Frame 1 (no input): blank canvas, image omitted
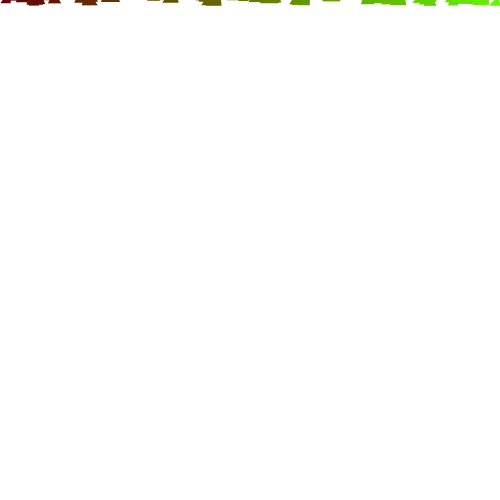
Frame 60 (the mouse pressed at the canvas centre just before this capture)
Frame 120 (the mouse held since frame 60 and released just before this capture): blank canvas, image omitted

The Processing sketch that drew this single still picture (run headless with seeded random() and noise(); from frame 60 on, the mouse is pressed at the canvas centre):

// Processing sketch: processing_147404
// ── processing_147404.pde

float t = 0;

void setup() {
  size(500, 500);
  background(255);
  frameRate(5000);
}

void draw() {
  noStroke();
  float t1 = t - random(10, 20);
  float t2 = random(-10, 510);
  float t3 = t2+random(10, 20);
  float t4 = t2+random(5, 15);
  fill(100, t2/2, t/2);
  triangle(t2, t, t3, t, t4, t1); 
  if(t > 510) {
    t = 0;
  }
  t = t+.1;
  if (mousePressed) {
    background(255);
  }
}
